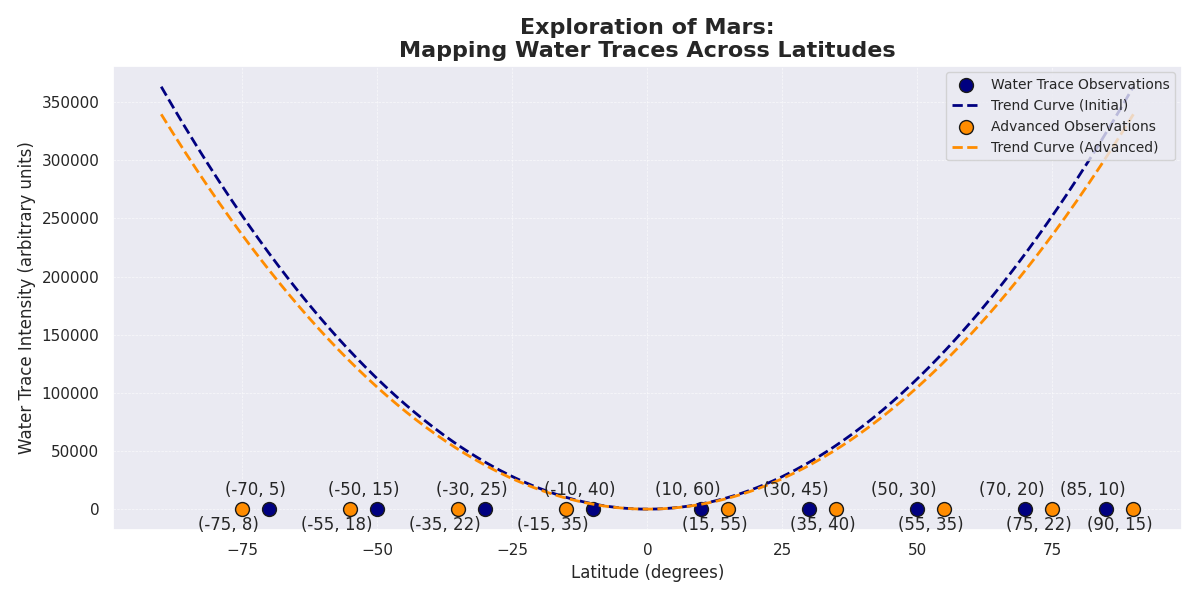

Reproduce this figure in Python.
import matplotlib.pyplot as plt
import numpy as np
from numpy.polynomial.polynomial import Polynomial

# Original data
latitudes = np.array([-70, -50, -30, -10, 10, 30, 50, 70, 85])
water_intensity = np.array([5, 15, 25, 40, 60, 45, 30, 20, 10])

# Additional data series for another set of observations
latitudes_advanced = np.array([-75, -55, -35, -15, 15, 35, 55, 75, 90])
water_intensity_advanced = np.array([8, 18, 22, 35, 55, 40, 35, 22, 15])

# Fitting polynomial for original series
coefs = np.polyfit(latitudes, water_intensity, 2)
poly_fit = Polynomial(coefs)
latitudes_fit = np.linspace(-90, 90, 500)
water_intensity_fit = poly_fit(latitudes_fit)

# Fitting polynomial for additional series
coefs_advanced = np.polyfit(latitudes_advanced, water_intensity_advanced, 2)
poly_fit_advanced = Polynomial(coefs_advanced)
water_intensity_fit_advanced = poly_fit_advanced(latitudes_fit)

# Plot initial data
plt.figure(figsize=(12, 6))
plt.scatter(latitudes, water_intensity, color='navy', edgecolors='k', s=100, label='Water Trace Observations')
plt.plot(latitudes_fit, water_intensity_fit, color='navy', linewidth=2, linestyle='--', label='Trend Curve (Initial)')

# Plot additional data
plt.scatter(latitudes_advanced, water_intensity_advanced, color='darkorange', edgecolors='k', s=100, label='Advanced Observations')
plt.plot(latitudes_fit, water_intensity_fit_advanced, color='darkorange', linewidth=2, linestyle='--', label='Trend Curve (Advanced)')

# Annotate initial data points
for i, (lat, intensity) in enumerate(zip(latitudes, water_intensity)):
    plt.annotate(f'({lat}, {intensity})', (lat, intensity), textcoords="offset points", xytext=(-10,10), ha='center')

# Annotate additional data points
for i, (lat, intensity) in enumerate(zip(latitudes_advanced, water_intensity_advanced)):
    plt.annotate(f'({lat}, {intensity})', (lat, intensity), textcoords="offset points", xytext=(-10,-15), ha='center')

plt.title("Exploration of Mars:\nMapping Water Traces Across Latitudes", fontsize=16, fontweight='bold')
plt.xlabel("Latitude (degrees)", fontsize=12)
plt.ylabel("Water Trace Intensity (arbitrary units)", fontsize=12)

plt.grid(True, linestyle='--', linewidth=0.5, alpha=0.7)
plt.legend(loc='upper right', fontsize=10)

plt.tight_layout()
plt.show()
